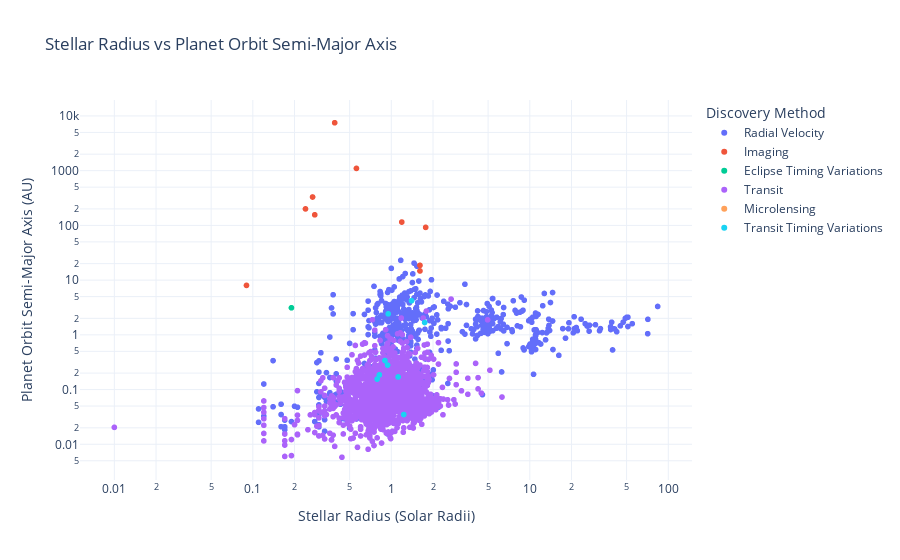

Here is the notebook cell this chart was saved with:
### Markdown cell above
### Radius

### Code cell
fig2 = px.scatter(
    filtered_data_filtered,
    x="Stellar Radius",
    y="Orbit Semi-Major Axis",  # Sostituisco "raggio del pianeta" con "distanza orbitale", poiché il dataset non contiene un valore diretto del raggio del pianeta
    color="Discovery Method",
    labels={
        "Stellar Radius": "Stellar Radius (Solar Radii)",
        "Orbit Semi-Major Axis": "Planet Orbit Semi-Major Axis (AU)"
    },
    title="Stellar Radius vs Planet Orbit Semi-Major Axis",
    template="plotly_white",
    log_x=True,
    log_y=True
)
fig2.show()

### Figure 1 — Plotly figure (JSON) as saved in the notebook; plotly's stock layout.template omitted (floating-point values rounded to 4 significant figures; data arrays with more than 128 entries replaced by an {"elided": "..."} marker saying what was removed)
{"data": [{"hovertemplate": "Discovery Method=Radial Velocity<br>Stellar Radius (Solar Radii)=%{x}<br>Planet Orbit Semi-Major Axis (AU)=%{y}<extra></extra>", "legendgroup": "Radial Velocity", "marker": {"color": "#636efa", "symbol": "circle"}, "mode": "markers", "name": "Radial Velocity", "showlegend": true, "type": "scattergl", "x": {"elided": "899 float values"}, "xaxis": "x", "y": {"elided": "899 float values"}, "yaxis": "y"}, {"hovertemplate": "Discovery Method=Imaging<br>Stellar Radius (Solar Radii)=%{x}<br>Planet Orbit Semi-Major Axis (AU)=%{y}<extra></extra>", "legendgroup": "Imaging", "marker": {"color": "#EF553B", "symbol": "circle"}, "mode": "markers", "name": "Imaging", "showlegend": true, "type": "scattergl", "x": [null, null, null, 0.28, null, null, 0.12, null, null, null, null, 0.24, null, 0.39, null, 0.27, null, null, null, null, null, null, null, null, null, 1.77, null, null, null, null, null, null, null, null, 1.61, 1.61, null, null, null, null, null, 0.56, null, null, null, null, null, null, null, null, 0.09, 1.19, null, null], "xaxis": "x", "y": [330, 84, 52, 156, 15, 55, null, 230, 13.2, 260, 2.6, 200, 210, 7506, 440, 330, 800, 43.5, 100, 320, 2000, 53, 650, null, 55.7, 92, 740, 345, 773, 20.3, 68, 38, 24, 16.4, 14.7, 18.6, 243, 20, 34, 210, 157, 1100, null, 162, 320, 670, 3500, 2880, 102, 2500, 8, 115, 9.1, 55], "yaxis": "y"}, {"hovertemplate": "Discovery Method=Eclipse Timing Variations<br>Stellar Radius (Solar Radii)=%{x}<br>Planet Orbit Semi-Major Axis (AU)=%{y}<extra></extra>", "legendgroup": "Eclipse Timing Variations", "marker": {"color": "#00cc96", "symbol": "circle"}, "mode": "markers", "name": "Eclipse Timing Variations", "showlegend": true, "type": "scattergl", "x": [null, null, null, null, null, null, null, null, null, null, 0.19, 0.15, 0.15, null, null, null], "xaxis": "x", "y": [0.92, 5.75, 8.19, 3.6, 5.4, 4.69, 0.8, 1.613, 5.35, 3.43, 3.12, null, null, 5.3, 5.9, 2.8], "yaxis": "y"}, {"hovertemplate": "Discovery Method=Transit<br>Stellar Radius (Solar Radii)=%{x}<br>Planet Orbit Semi-Major Axis (AU)=%{y}<extra></extra>", "legendgroup": "Transit", "marker": {"color": "#ab63fa", "symbol": "circle"}, "mode": "markers", "name": "Transit", "showlegend": true, "type": "scattergl", "x": {"elided": "3444 float values"}, "xaxis": "x", "y": {"elided": "3444 float values"}, "yaxis": "y"}, {"hovertemplate": "Discovery Method=Microlensing<br>Stellar Radius (Solar Radii)=%{x}<br>Planet Orbit Semi-Major Axis (AU)=%{y}<extra></extra>", "legendgroup": "Microlensing", "marker": {"color": "#FFA15A", "symbol": "circle"}, "mode": "markers", "name": "Microlensing", "showlegend": true, "type": "scattergl", "x": [null, null, null, null, null, null, null, null, null, null, null, null, null, null, null, null, null, null, null, null, null, null, null, null, null, null, null, null, null, null, null, null, null, null, null, null, null, null, null, null, null, null, null, null, null, null, null, null, null, null, null, null, null, null, null, null, null, null, null, null, null, null, null, null, null, null, null, null, null, null, null, null, null, null, null, null, null, null, null, null, null, null, null, null, null, null, null, null, null, null, null, null, null, null, null, null, null, null, null, null, null, null, null, null, null, null, null, null, null, null, null, null, null, null, null, null, null, null, null, null], "xaxis": "x", "y": [2.2, 0.342, 5.1, 1.08, 3.5, 0.83, 2.63, 3.64, 0.681, 3.45, 1.8, 1.6, 4.27, 0.62, 1.305, 6.03, 1.449, 3.54, 0.763, 4.27, 0.79, 3.31, 2.15, 3.32, null, 0.62, 6.5, 1.1, 2.7, 3.2, 2.03, 1.8, 1.21, 2.42, 0.92, 1.72, 2, 4.14, 0.95, 0.69, 1.1, 4.3, 10.2, 0.9, 3.03, 0.93, 0.24, 1.39, 0.95, 8.3, 0.48, 4.3, 3.6, 3.5, 2.6, 2.3, 4.5, 2.59, 2.8, 15, 1.7, 8, 2.72, 1.89, 4, 4.8, 0.87, 3.45, 0.74, 1.6, 4.43, 2.6, 0.8, 3.6, 0.702, 0.39, 2.6, 1.8, 3.11, 4.4, 1.5, 1.7, 1.75, 0.73, 1.6, 2.7, 2.07, 2.62, 0.85, 5.4, 6.4, 1.7, 2.17, 1.16, 3.4, 3.913, 2.424, 3.5, 1.8, 4.06, 3.92, 1.02, 3.04, 1.18, 0.59, 2.72, 0.97, 0.63, 5, 3.59, 1.8, 0.8, 1.54, 4.51, 3.3, 2.8, 1.23, 2.65, 0.94, 4.18], "yaxis": "y"}, {"hovertemplate": "Discovery Method=Transit Timing Variations<br>Stellar Radius (Solar Radii)=%{x}<br>Planet Orbit Semi-Major Axis (AU)=%{y}<extra></extra>", "legendgroup": "Transit Timing Variations", "marker": {"color": "#19d3f3", "symbol": "circle"}, "mode": "markers", "name": "Transit Timing Variations", "showlegend": true, "type": "scattergl", "x": [0.95, 1.12, 0.86, 1.74, 0.77, 0.82, 0.95, 0.95, 0.64, 0.64, 1.07, 1.07, 0.81, 0.81, 1.74, 1.4, 0.94, 0.95, 0.9, 0.79, 1.27, 1.23], "xaxis": "x", "y": [null, 0.17, null, null, null, 0.186, null, null, null, null, null, null, null, null, 1.68, 4.2, 0.2799, 2.42, 0.3395, 0.1554, null, 0.035], "yaxis": "y"}], "layout": {"legend": {"title": {"text": "Discovery Method"}, "tracegroupgap": 0}, "title": {"text": "Stellar Radius vs Planet Orbit Semi-Major Axis"}, "xaxis": {"anchor": "y", "domain": [0, 1], "title": {"text": "Stellar Radius (Solar Radii)"}, "type": "log"}, "yaxis": {"anchor": "x", "domain": [0, 1], "title": {"text": "Planet Orbit Semi-Major Axis (AU)"}, "type": "log"}}}
